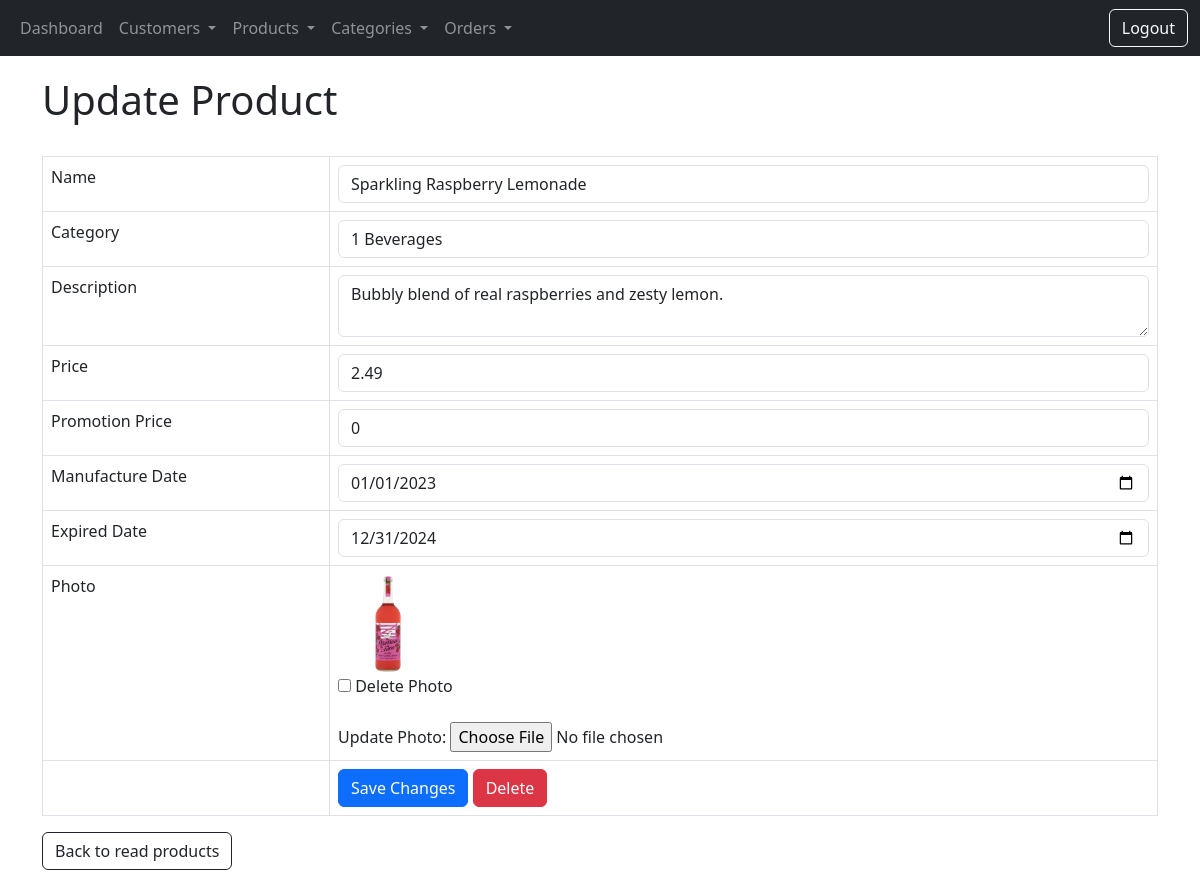
Page /product_update.php?id=2 (signed in) on the committed database.
### tables this page shows
CREATE TABLE IF NOT EXISTS `products` (
  `id` int NOT NULL AUTO_INCREMENT,
  `name` varchar(128) NOT NULL,
  `category_id` int NOT NULL,
  `description` text NOT NULL,
  `price` double NOT NULL,
  `promotion_price` double NOT NULL,
  `manufacture_date` date NOT NULL,
  `expired_date` date NOT NULL,
  `image` varchar(255) DEFAULT NULL,
  `created` datetime NOT NULL,
  `modified` timestamp NOT NULL DEFAULT CURRENT_TIMESTAMP ON UPDATE CURRENT_TIMESTAMP,
  PRIMARY KEY (`id`),
  KEY `category_id` (`category_id`)
);

### product_update.php (the view, shortened to what this page needs)
<!DOCTYPE HTML>
<html>
<head>
    <link rel="stylesheet" href="https://maxcdn.bootstrapcdn.com/bootstrap/4.5.2/css/bootstrap.min.css">
</head>
<body>
    <?php
    include 'navigation.php';
    ?>
    <div class="container">
        <div class="page-header">
            <h1>Update Product</h1>
            <br>
        </div>
        <?php
        $id = isset($_GET['id']) ? $_GET['id'] : die('ERROR: Record ID not found.');
        include 'config/database.php';
        try {
            $query = "SELECT * FROM products
            WHERE id = ? LIMIT 0,1";
            $stmt = $con->prepare($query);
            $stmt->bindParam(1, $id);
            $stmt->execute();
            $row = $stmt->fetch(PDO::FETCH_ASSOC);
            $name = $row['name'];
            $category_id_db = $row['category_id'];
            $description = $row['description'];
            $price = $row['price'];
            $promotion_price = $row['promotion_price'];
            $manufacture_date = $row['manufacture_date'];
            $expired_date = $row['expired_date'];
            $image_db = $row['image'];
        }
        catch (PDOException $exception) {
            die('ERROR: ' . $exception->getMessage());
        }
        ?>
        <form action="<?php echo htmlspecialchars($_SERVER["PHP_SELF"] . "?id={$id}"); ?>" method="post" enctype="multipart/form-data">
            <table class='table table-hover table-bordered'>
                <tr>
                    <td>Name</td>
                    <td><input type='text' name='name' value="<?php echo isset($name_up) ? $name_up : $name;  ?>" class='form-control' />
                    </td>
                </tr>
                <tr>
                    <td>Category</td>
                    <td>
                        <select class="form-control" aria-label="Default select example" name="category">
                            <?php
                            $query = "SELECT category_id, category_name FROM categories ORDER BY category_id ASC";
                            $stmt = $con->prepare($query);
                            $stmt->execute();
                            while ($row = $stmt->fetch(PDO::FETCH_ASSOC)) {
                                extract($row);
                                $selected = ($category_id == (isset($category_up) ? $category_up : $category_id_db)) ? "selected" : "";
                                echo "<option value='$category_id' $selected>$category_id $category_name</option>";
                            }
                            ?>
                        </select>
                    </td>
                </tr>
                <tr>
                    <td>Description</td>
                    <td><textarea name='description' class='form-control'><?php echo isset($description_up) ? $description_up : $description;  ?></textarea>
                    </td>
                </tr>
                <tr>
                    <td>Price</td>
                    <td><input type='text' name='price' value="<?php echo isset($price_up) ? $price_up : $price;  ?>" class='form-control' />
                    </td>
                </tr>
                <tr>
                    <td>Promotion Price</td>
                    <td><input type='text' name='promotion_price' value="<?php echo isset($promotion_price_up) ? $promotion_price_up : $promotion_price;  ?>" class='form-control' />
                    </td>
                </tr>
                <tr>
                    <td>Manufacture Date</td>
                    <td><input type='date' name='manufacture_date' value="<?php echo isset($manufacture_date_up) ? $manufacture_date_up : $manufacture_date; ?>" class='form-control' />
                    </td>
                </tr>
                <tr>
                    <td>Expired Date</td>
                    <td><input type='date' name='expired_date' value="<?php echo isset($expired_date_up) ? $expired_date_up : $expired_date; ?>" class='form-control' />
                    </td>
                </tr>
                <tr>
                    <td>Photo</td>
                    <td>
                        <?php
                        echo $image_db == '' ? "<img src = 'image/image_product.jpg' width = '100' height = '100'>" : "<img src = '$image_db' width = '100' height = '100'>";
                        echo '<br>';
                        if (!empty($image_db)) {
                            echo '<input type="checkbox" name="delete_image" value="delete_image"';
                            echo (!empty($delete_image_check)) ? "checked" : "";
                            echo '> Delete Photo';
                        }
                        ?>
                        <br><br>
                        Update Photo: <input type="file" name="image" />
                    </td>
                </tr>
                <tr>
                    <td></td>
                    <td>
                        <input type='submit' value='Save Changes' class='btn btn-primary' />
                        <?php echo "<a href='#' onclick='delete_product({$id});'  class='btn btn-danger'>Delete</a>"; ?>
                    </td>
                </tr>
            </table>
            <a href='product_read.php' class='btn btn-outline-dark'>Back to read products</a>
            <br><br>
        </form>
    </div>
</body>
</html>

### rows in the picture
products: name "Sparkling Raspberry Lemonade", description "Bubbly blend of real raspberries and zesty lemon.", price "2.49", promotion_price "0", manufacture_date "01/01/2023", expired_date "12/31/2024", image (picture)

### other values in the picture
form field category "1 Beverages"
